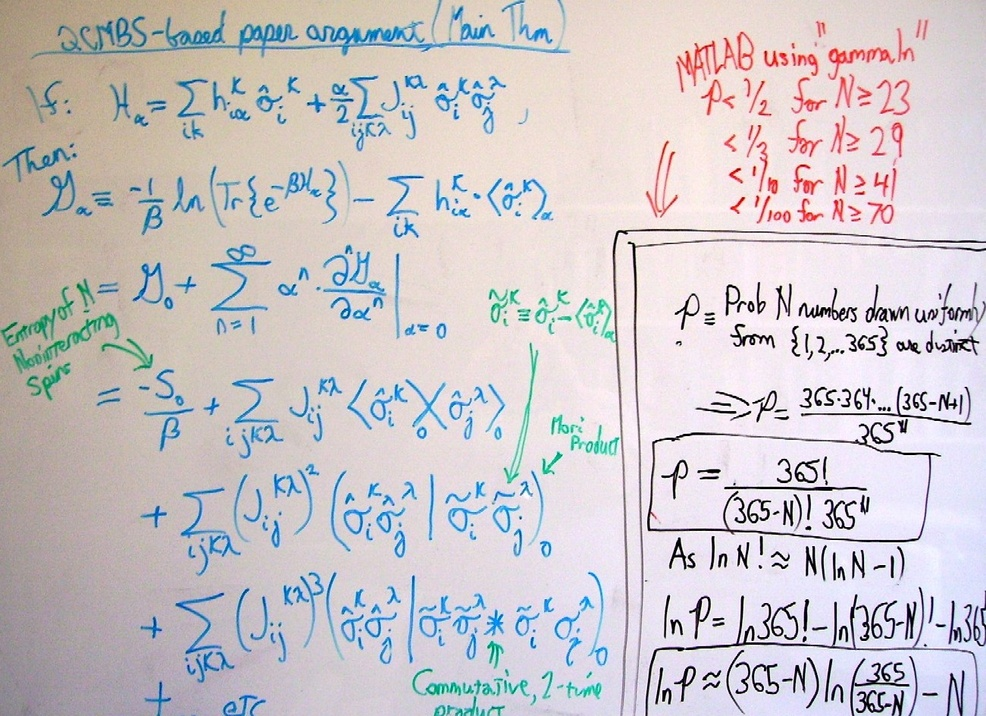
#> input picture Images/test/whiteboard_cropped.jpg, 986 x 716 px, shrunk from 1301 x 944 before the run
$ python whiteboard_normalization.py   (Python 2 division)
#> lines starting #> are read from the running program, lines starting #| are printed output that depends on the picture
# Remember to "Save Copy" to Code/Demos/Image_Processing at the end of each session

import Image
import ImageEnhance
import ImageOps

im = Image.open("../../../../Images/test/whiteboard_cropped.jpg")
#> im is the input picture: PIL image 986x716 RGB; mean R, G, B 204.4, 198.9, 202.2
im_new = im.copy()
width=im.size[0]
#> width = 986
height=im.size[1]
#> height = 716
n=61
cell_width=width/n
#> cell_width = 16
cell_height=height/n
#> cell_height = 11
cell = [ [0 for i in range(n) ] for j in range(n) ]
cell_image = [ [0 for i in range(n) ] for j in range(n) ]
lum = [ [0 for i in range(n) ] for j in range(n) ]
hist = [ [0 for i in range(n) ] for j in range(n) ]
big = [ [0 for i in range(n) ] for j in range(n) ]
white = [ [0 for i in range(n) ] for j in range(n) ]
wb = [ [0 for i in range(n) ] for j in range(n) ]
bkgd = [ [0 for i in range(n) ] for j in range(n) ]
nsize = range(0,n)

for i in nsize:
    for j in nsize:
        cell[i][j]= ((j)*cell_width, i*cell_height, (j+1)*cell_width, (i+1)*cell_height)
        cell_image[i][j] = im.crop(cell[i][j])
#> after the loop, cell = 61 items; cell_image = 61 items

"""lum = im.convert("L")
#lum.show()
hist = lum.histogram()
#print hist
big = max(hist)
#print big
white = hist.index(big)
#print white

#wb = Image.new("L",(400,400),white)
#wb.show()"""

for i in nsize:
    for j in nsize:
        lum[i][j] = cell_image[i][j].convert("L")
        hist[i][j] = lum[i][j].histogram()
        big[i][j] = max(hist[i][j])
        white[i][j] = hist[i][j].index(big[i][j])
        wb[i][j] = Image.new("L",(cell_width,cell_height),white[i][j])
        bkgd[i][j] = wb[i][j].convert("RGB")
        im_new.paste(bkgd[i][j], cell[i][j])
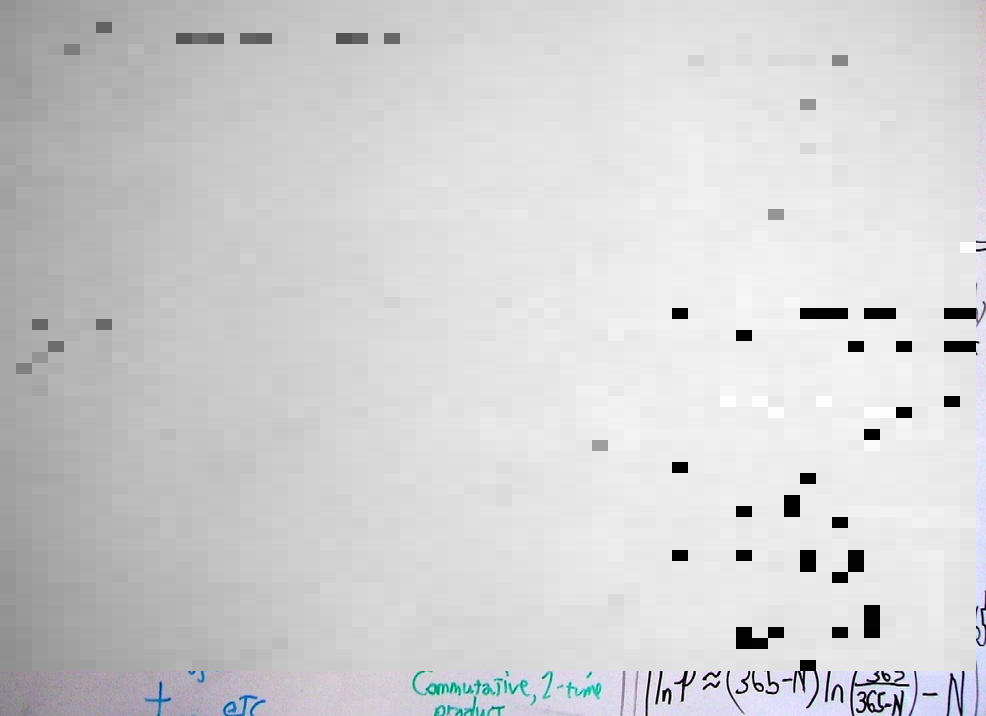
#> im_new: PIL image 986x716 RGB; mean R, G, B 209.1, 209.2, 210.3
#> after the loop, big = 61 items; bkgd = 61 items; hist = 61 items; lum = 61 items; wb = 61 items; white = 61 items

#print white
im_new.show()
